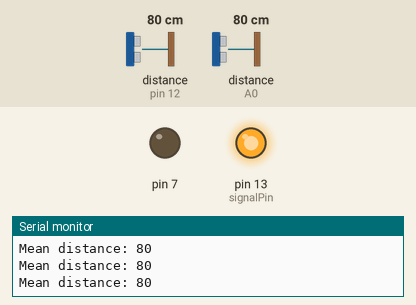
This sketch was run on a simulated Arduino Uno, built with avr-gcc and run on an emulated ATmega328P. Shown: output pins drawn as LEDs (lit = HIGH), the last lines printed to the serial monitor. Wiring (inferred from the names in the program): ultrasonic range finder: trigger pin 11; echo pin 12. Dashed ring = blinking. Inputs (shaded band) come from the test bench; at power-on: distance to the obstacle (sensors on A0, pin 12) 80 cm. The echo pulse lasts 58.3 µs per cm; pins used as bus, display or sensor lines are not drawn.

Above: at 1.2 s.
1.3 s: distance to the obstacle (sensor on A0) set to 65 cm
4.3 s: distance to the obstacle (sensor on A0) set to 55 cm
At 4.54 s:
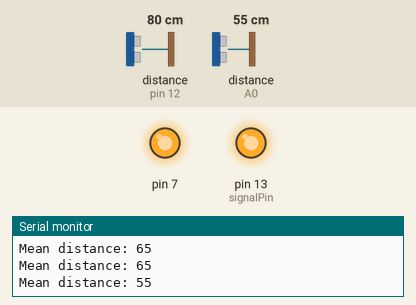
7.3 s: distance to the obstacle (sensor on pin 12) set to 169 cm
At 7.58 s:
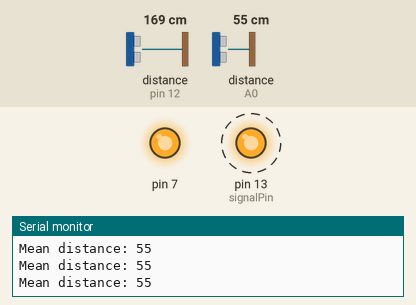
10.3 s: distance to the obstacle (sensor on pin 12) set to 176 cm
At 11.7 s:
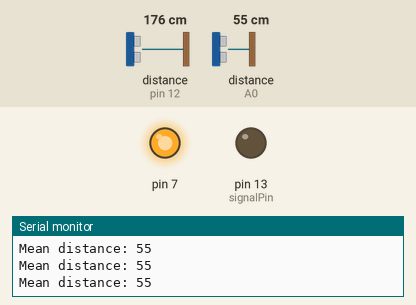
12.0 s: distance to the obstacle (sensor on pin 12) set to 2 cm
At 12.35 s:
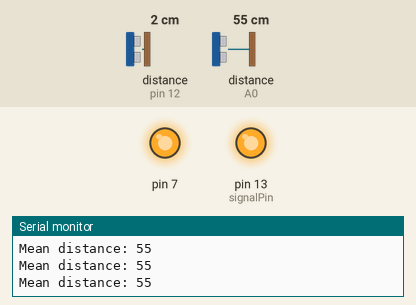
15.0 s: distance to the obstacle (sensor on pin 12) set to 250 cm
At 16.6 s:
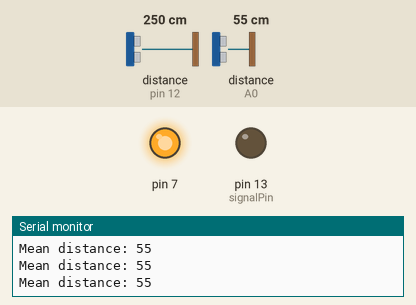
Timing chart, 0 to 17.6 s (numbered marks = the images above; inputs shaded):
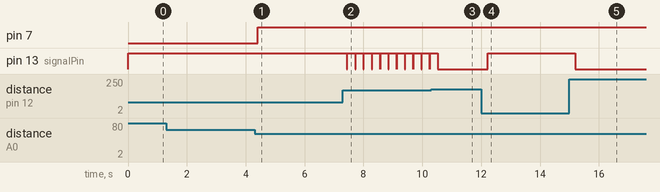

The sketch:

sonar_and_IR.ino
```cpp
#include <SharpIR.h>

#define IR A0 // define signal pin
#define model 1080 // used 1080 because model GP2Y0A21YK0F is used
// Sharp IR code for Robojax.com
// ir: the pin where your sensor is attached
// model: an int that determines your sensor:  1080 for GP2Y0A21Y
//                                            20150 for GP2Y0A02Y
//                                            430 for GP2Y0A41SK
/*
2 to 15 cm GP2Y0A51SK0F  use 1080
4 to 30 cm GP2Y0A41SK0F / GP2Y0AF30 series  use 430
10 to 80 cm GP2Y0A21YK0F  use 1080
10 to 150 cm GP2Y0A60SZLF use 10150
20 to 150 cm GP2Y0A02YK0F use 20150
100 to 550 cm GP2Y0A710K0F  use 100550

 */

int trigPin = 11;
int echoPin = 12;
int signalPin = 13;
long duration;

SharpIR SharpIR(IR, model);

void setup() {
    // Sharp IR code for Robojax.com
 Serial.begin(9600);
 pinMode(7, OUTPUT);
 digitalWrite(7, LOW);

 pinMode(trigPin, OUTPUT);
 pinMode(echoPin, INPUT);
 pinMode(signalPin, OUTPUT);
}

void loop() {
     activateSonarSensor();
     activateIRSensor();
}


void activateIRSensor(){
  unsigned long startTime=millis();  // takes the time before the loop on the library begins

  int dis=SharpIR.distance();  // this returns the distance to the object you're measuring

  Serial.print("Mean distance: ");  // returns it to the serial monitor
  Serial.println(dis);
  //Serial.println(analogRead(A0));
  unsigned long endTime=millis()-startTime;  // the following gives you the time taken to get the measurement

  if (dis < 60){
   digitalWrite(7, HIGH);
  }
  else{
   digitalWrite(7,LOW);
  }
}

void activateSonarSensor(){
  digitalWrite(signalPin, LOW);
  digitalWrite(trigPin, LOW);
  delayMicroseconds(5);
  digitalWrite(trigPin, HIGH);
  delayMicroseconds(10);
  digitalWrite(trigPin, LOW);

  pinMode(echoPin, INPUT);
  duration = pulseIn(echoPin, HIGH);

  if (duration < 10000){
    digitalWrite(signalPin, HIGH);
  }
  delay(250);
}
```

Measured:
- the behaviour switches between 60 and 59 cm on distance to the obstacle (sensor on A0) (found by bisection; images 0 and 1)
- the behaviour switches between 171 and 172 cm on distance to the obstacle (sensor on pin 12) (found by bisection; images 2 and 3)
- after the input at 4.3 s, pin 7: LOW → HIGH after 0.11 s
- after the input at 7.3 s, pin 13 (signalPin): alternates HIGH for 0.27 s and LOW for 0.01 s, starting after 0.14 s
- after the input at 10.3 s, pin 13 (signalPin): goes on until 10.5 s, then stays LOW
- after the input at 12.0 s, pin 13 (signalPin): LOW → HIGH after 0.21 s
- after the input at 15.0 s, pin 13 (signalPin): HIGH → LOW after 0.20 s
